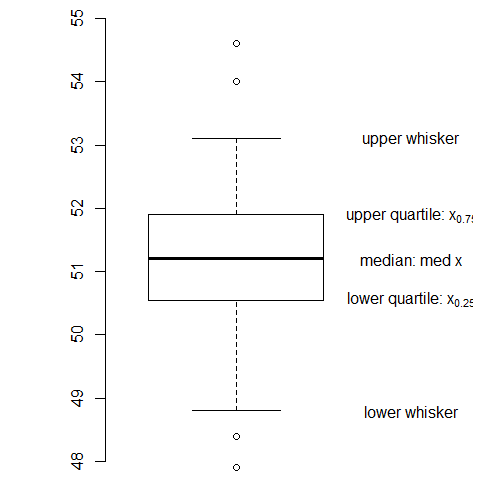

This chart was generated by the following R code:
# margins (bottom, left, top, right)
par(mai = c(b = 0.01, l = 1e-04, t = 0.01, r = 0.1))
# Box-plot located at x=0.8 without frame, with default 1.5 range and outliers
boxplot(nhtemp, at = 0.8, frame = F, range = 1.5, outline = T, yaxt = "n", ylim = c(48, 55))

# Add a y axis
axis(2, pos = 0.5, col.axis = "black", las = 0)

# compute the quartiles and lower&upper fence
lowq = quantile(nhtemp, probs = 0.25)
median = quantile(nhtemp, probs = 0.5)
uppq = quantile(nhtemp, probs = 0.75)
lowerfence = lowq - 1.5 * (diff(quantile(nhtemp, probs = c(0.25, 0.75))))
upperfence = uppq + 1.5 * (diff(quantile(nhtemp, probs = c(0.25, 0.75))))
# Compute the endpoint of each whisker, e.g. the max/min value still within the upper/lower-fence
lowerwhisker = min(nhtemp[nhtemp > lowerfence])
upperwhisker = max(nhtemp[nhtemp < upperfence])

# write description in the Box-Plot
text(1.2, lowq, expression("lower quartile: x"[0.25]), font = 2)
text(1.2, median, expression("median: med x"), font = 2)
text(1.2, uppq, expression("upper quartile: x"[0.75]), font = 2)
text(1.2, upperwhisker, "upper whisker", font = 1)
text(1.2, lowerwhisker, "lower whisker", font = 1) 
